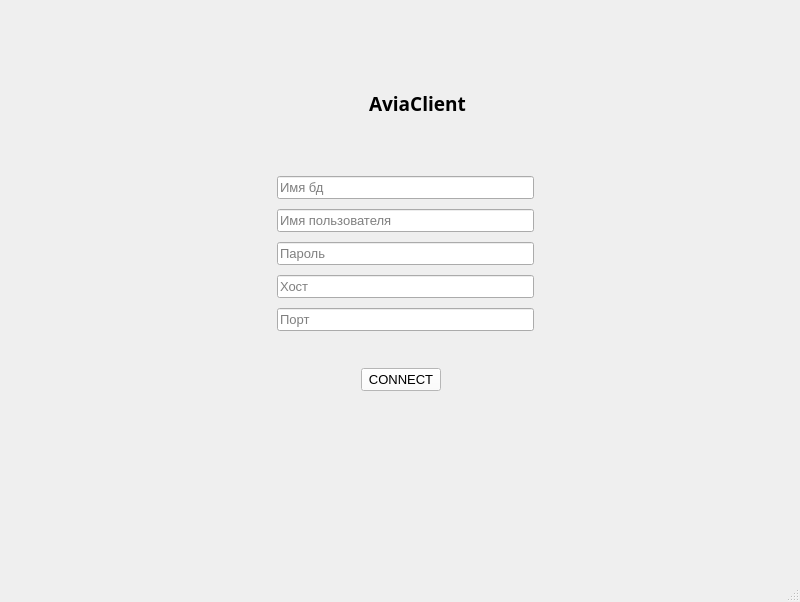
<?xml version="1.0" encoding="UTF-8"?>
<ui version="4.0">
 <class>MainWindow</class>
 <widget class="QMainWindow" name="MainWindow">
  <property name="geometry">
   <rect>
    <x>0</x>
    <y>0</y>
    <width>800</width>
    <height>602</height>
   </rect>
  </property>
  <property name="windowTitle">
   <string>MainWindow</string>
  </property>
  <property name="windowIcon">
   <iconset>
    <normaloff>plane.png</normaloff>plane.png</iconset>
  </property>
  <widget class="QWidget" name="centralwidget">
   <widget class="QWidget" name="horizontalLayoutWidget">
    <property name="geometry">
     <rect>
      <x>0</x>
      <y>150</y>
      <width>801</width>
      <height>181</height>
     </rect>
    </property>
    <layout class="QHBoxLayout" name="horizontalLayout">
     <item>
      <spacer name="horizontalSpacer">
       <property name="orientation">
        <enum>Qt::Horizontal</enum>
       </property>
       <property name="sizeHint" stdset="0">
        <size>
         <width>40</width>
         <height>20</height>
        </size>
       </property>
      </spacer>
     </item>
     <item>
      <layout class="QVBoxLayout" name="verticalLayout">
       <item>
        <layout class="QFormLayout" name="formLayout">
         <property name="labelAlignment">
          <set>Qt::AlignRight|Qt::AlignTrailing|Qt::AlignVCenter</set>
         </property>
         <property name="formAlignment">
          <set>Qt::AlignHCenter|Qt::AlignTop</set>
         </property>
         <property name="horizontalSpacing">
          <number>10</number>
         </property>
         <property name="verticalSpacing">
          <number>10</number>
         </property>
         <item row="1" column="1">
          <widget class="QLineEdit" name="lineEdit">
           <property name="font">
            <font>
             <family>Segoe UI</family>
             <pointsize>10</pointsize>
            </font>
           </property>
           <property name="placeholderText">
            <string>Имя бд</string>
           </property>
          </widget>
         </item>
         <item row="2" column="1">
          <widget class="QLineEdit" name="lineEdit_2">
           <property name="font">
            <font>
             <family>Segoe UI</family>
             <pointsize>10</pointsize>
            </font>
           </property>
           <property name="placeholderText">
            <string>Имя пользователя</string>
           </property>
          </widget>
         </item>
         <item row="3" column="1">
          <widget class="QLineEdit" name="lineEdit_3">
           <property name="font">
            <font>
             <family>Segoe UI</family>
             <pointsize>10</pointsize>
            </font>
           </property>
           <property name="placeholderText">
            <string>Пароль</string>
           </property>
          </widget>
         </item>
         <item row="4" column="1">
          <widget class="QLineEdit" name="lineEdit_4">
           <property name="font">
            <font>
             <family>Segoe UI</family>
             <pointsize>10</pointsize>
            </font>
           </property>
           <property name="placeholderText">
            <string>Хост</string>
           </property>
          </widget>
         </item>
         <item row="5" column="1">
          <widget class="QLineEdit" name="lineEdit_5">
           <property name="font">
            <font>
             <family>Segoe UI</family>
             <pointsize>10</pointsize>
            </font>
           </property>
           <property name="placeholderText">
            <string>Порт</string>
           </property>
          </widget>
         </item>
         <item row="0" column="1">
          <spacer name="verticalSpacer">
           <property name="orientation">
            <enum>Qt::Vertical</enum>
           </property>
           <property name="sizeHint" stdset="0">
            <size>
             <width>20</width>
             <height>40</height>
            </size>
           </property>
          </spacer>
         </item>
        </layout>
       </item>
      </layout>
     </item>
     <item>
      <spacer name="horizontalSpacer_2">
       <property name="orientation">
        <enum>Qt::Horizontal</enum>
       </property>
       <property name="sizeHint" stdset="0">
        <size>
         <width>40</width>
         <height>20</height>
        </size>
       </property>
      </spacer>
     </item>
    </layout>
   </widget>
   <widget class="QWidget" name="horizontalLayoutWidget_2">
    <property name="geometry">
     <rect>
      <x>0</x>
      <y>340</y>
      <width>801</width>
      <height>80</height>
     </rect>
    </property>
    <layout class="QHBoxLayout" name="horizontalLayout_2">
     <item>
      <spacer name="horizontalSpacer_3">
       <property name="orientation">
        <enum>Qt::Horizontal</enum>
       </property>
       <property name="sizeHint" stdset="0">
        <size>
         <width>40</width>
         <height>20</height>
        </size>
       </property>
      </spacer>
     </item>
     <item>
      <widget class="QPushButton" name="pushButton">
       <property name="palette">
        <palette>
         <active>
          <colorrole role="WindowText">
           <brush brushstyle="SolidPattern">
            <color alpha="255">
             <red>0</red>
             <green>0</green>
             <blue>0</blue>
            </color>
           </brush>
          </colorrole>
          <colorrole role="Button">
           <brush brushstyle="SolidPattern">
            <color alpha="255">
             <red>255</red>
             <green>255</green>
             <blue>255</blue>
            </color>
           </brush>
          </colorrole>
          <colorrole role="Light">
           <brush brushstyle="SolidPattern">
            <color alpha="255">
             <red>255</red>
             <green>255</green>
             <blue>255</blue>
            </color>
           </brush>
          </colorrole>
          <colorrole role="Midlight">
           <brush brushstyle="SolidPattern">
            <color alpha="255">
             <red>255</red>
             <green>255</green>
             <blue>255</blue>
            </color>
           </brush>
          </colorrole>
          <colorrole role="Dark">
           <brush brushstyle="SolidPattern">
            <color alpha="255">
             <red>127</red>
             <green>127</green>
             <blue>127</blue>
            </color>
           </brush>
          </colorrole>
          <colorrole role="Mid">
           <brush brushstyle="SolidPattern">
            <color alpha="255">
             <red>170</red>
             <green>170</green>
             <blue>170</blue>
            </color>
           </brush>
          </colorrole>
          <colorrole role="Text">
           <brush brushstyle="SolidPattern">
            <color alpha="255">
             <red>0</red>
             <green>0</green>
             <blue>0</blue>
            </color>
           </brush>
          </colorrole>
          <colorrole role="BrightText">
           <brush brushstyle="SolidPattern">
            <color alpha="255">
             <red>255</red>
             <green>255</green>
             <blue>255</blue>
            </color>
           </brush>
          </colorrole>
          <colorrole role="ButtonText">
           <brush brushstyle="SolidPattern">
            <color alpha="255">
             <red>0</red>
             <green>0</green>
             <blue>0</blue>
            </color>
           </brush>
          </colorrole>
          <colorrole role="Base">
           <brush brushstyle="SolidPattern">
            <color alpha="255">
             <red>255</red>
             <green>255</green>
             <blue>255</blue>
            </color>
           </brush>
          </colorrole>
          <colorrole role="Window">
           <brush brushstyle="SolidPattern">
            <color alpha="255">
             <red>255</red>
             <green>255</green>
             <blue>255</blue>
            </color>
           </brush>
          </colorrole>
          <colorrole role="Shadow">
           <brush brushstyle="SolidPattern">
            <color alpha="255">
             <red>0</red>
             <green>0</green>
             <blue>0</blue>
            </color>
           </brush>
          </colorrole>
          <colorrole role="AlternateBase">
           <brush brushstyle="SolidPattern">
            <color alpha="255">
             <red>255</red>
             <green>255</green>
             <blue>255</blue>
            </color>
           </brush>
          </colorrole>
          <colorrole role="ToolTipBase">
           <brush brushstyle="SolidPattern">
            <color alpha="255">
             <red>255</red>
             <green>255</green>
             <blue>220</blue>
            </color>
           </brush>
          </colorrole>
          <colorrole role="ToolTipText">
           <brush brushstyle="SolidPattern">
            <color alpha="255">
             <red>0</red>
             <green>0</green>
             <blue>0</blue>
            </color>
           </brush>
          </colorrole>
         </active>
         <inactive>
          <colorrole role="WindowText">
           <brush brushstyle="SolidPattern">
            <color alpha="255">
             <red>0</red>
             <green>0</green>
             <blue>0</blue>
            </color>
           </brush>
          </colorrole>
          <colorrole role="Button">
           <brush brushstyle="SolidPattern">
            <color alpha="255">
             <red>255</red>
             <green>255</green>
             <blue>255</blue>
            </color>
           </brush>
          </colorrole>
          <colorrole role="Light">
           <brush brushstyle="SolidPattern">
            <color alpha="255">
             <red>255</red>
             <green>255</green>
             <blue>255</blue>
            </color>
           </brush>
          </colorrole>
          <colorrole role="Midlight">
           <brush brushstyle="SolidPattern">
            <color alpha="255">
             <red>255</red>
             <green>255</green>
             <blue>255</blue>
            </color>
           </brush>
          </colorrole>
          <colorrole role="Dark">
           <brush brushstyle="SolidPattern">
            <color alpha="255">
             <red>127</red>
             <green>127</green>
             <blue>127</blue>
            </color>
           </brush>
          </colorrole>
          <colorrole role="Mid">
           <brush brushstyle="SolidPattern">
            <color alpha="255">
             <red>170</red>
             <green>170</green>
             <blue>170</blue>
            </color>
           </brush>
          </colorrole>
          <colorrole role="Text">
           <brush brushstyle="SolidPattern">
            <color alpha="255">
             <red>0</red>
             <green>0</green>
             <blue>0</blue>
            </color>
           </brush>
          </colorrole>
          <colorrole role="BrightText">
           <brush brushstyle="SolidPattern">
            <color alpha="255">
             <red>255</red>
             <green>255</green>
             <blue>255</blue>
            </color>
           </brush>
          </colorrole>
          <colorrole role="ButtonText">
           <brush brushstyle="SolidPattern">
            <color alpha="255">
             <red>0</red>
             <green>0</green>
             <blue>0</blue>
            </color>
           </brush>
          </colorrole>
          <colorrole role="Base">
           <brush brushstyle="SolidPattern">
            <color alpha="255">
             <red>255</red>
             <green>255</green>
             <blue>255</blue>
            </color>
           </brush>
          </colorrole>
          <colorrole role="Window">
           <brush brushstyle="SolidPattern">
            <color alpha="255">
             <red>255</red>
             <green>255</green>
             <blue>255</blue>
            </color>
           </brush>
          </colorrole>
          <colorrole role="Shadow">
           <brush brushstyle="SolidPattern">
            <color alpha="255">
             <red>0</red>
             <green>0</green>
             <blue>0</blue>
            </color>
           </brush>
          </colorrole>
          <colorrole role="AlternateBase">
           <brush brushstyle="SolidPattern">
            <color alpha="255">
             <red>255</red>
             <green>255</green>
             <blue>255</blue>
            </color>
           </brush>
          </colorrole>
          <colorrole role="ToolTipBase">
           <brush brushstyle="SolidPattern">
            <color alpha="255">
             <red>255</red>
             <green>255</green>
             <blue>220</blue>
            </color>
           </brush>
          </colorrole>
          <colorrole role="ToolTipText">
           <brush brushstyle="SolidPattern">
            <color alpha="255">
             <red>0</red>
             <green>0</green>
             <blue>0</blue>
            </color>
           </brush>
          </colorrole>
         </inactive>
         <disabled>
          <colorrole role="WindowText">
           <brush brushstyle="SolidPattern">
            <color alpha="255">
             <red>127</red>
             <green>127</green>
             <blue>127</blue>
            </color>
           </brush>
          </colorrole>
          <colorrole role="Button">
           <brush brushstyle="SolidPattern">
            <color alpha="255">
             <red>255</red>
             <green>255</green>
             <blue>255</blue>
            </color>
           </brush>
          </colorrole>
          <colorrole role="Light">
           <brush brushstyle="SolidPattern">
            <color alpha="255">
             <red>255</red>
             <green>255</green>
             <blue>255</blue>
            </color>
           </brush>
          </colorrole>
          <colorrole role="Midlight">
           <brush brushstyle="SolidPattern">
            <color alpha="255">
             <red>255</red>
             <green>255</green>
             <blue>255</blue>
            </color>
           </brush>
          </colorrole>
          <colorrole role="Dark">
           <brush brushstyle="SolidPattern">
            <color alpha="255">
             <red>127</red>
             <green>127</green>
             <blue>127</blue>
            </color>
           </brush>
          </colorrole>
          <colorrole role="Mid">
           <brush brushstyle="SolidPattern">
            <color alpha="255">
             <red>170</red>
             <green>170</green>
             <blue>170</blue>
            </color>
           </brush>
          </colorrole>
          <colorrole role="Text">
           <brush brushstyle="SolidPattern">
            <color alpha="255">
             <red>127</red>
             <green>127</green>
             <blue>127</blue>
            </color>
           </brush>
          </colorrole>
          <colorrole role="BrightText">
           <brush brushstyle="SolidPattern">
            <color alpha="255">
             <red>255</red>
             <green>255</green>
             <blue>255</blue>
            </color>
           </brush>
          </colorrole>
          <colorrole role="ButtonText">
           <brush brushstyle="SolidPattern">
            <color alpha="255">
             <red>127</red>
             <green>127</green>
             <blue>127</blue>
            </color>
           </brush>
          </colorrole>
          <colorrole role="Base">
           <brush brushstyle="SolidPattern">
            <color alpha="255">
             <red>255</red>
             <green>255</green>
             <blue>255</blue>
            </color>
           </brush>
          </colorrole>
          <colorrole role="Window">
           <brush brushstyle="SolidPattern">
            <color alpha="255">
             <red>255</red>
             <green>255</green>
             <blue>255</blue>
            </color>
           </brush>
          </colorrole>
          <colorrole role="Shadow">
           <brush brushstyle="SolidPattern">
            <color alpha="255">
             <red>0</red>
             <green>0</green>
             <blue>0</blue>
            </color>
           </brush>
          </colorrole>
          <colorrole role="AlternateBase">
           <brush brushstyle="SolidPattern">
            <color alpha="255">
             <red>255</red>
             <green>255</green>
             <blue>255</blue>
            </color>
           </brush>
          </colorrole>
          <colorrole role="ToolTipBase">
           <brush brushstyle="SolidPattern">
            <color alpha="255">
             <red>255</red>
             <green>255</green>
             <blue>220</blue>
            </color>
           </brush>
          </colorrole>
          <colorrole role="ToolTipText">
           <brush brushstyle="SolidPattern">
            <color alpha="255">
             <red>0</red>
             <green>0</green>
             <blue>0</blue>
            </color>
           </brush>
          </colorrole>
         </disabled>
        </palette>
       </property>
       <property name="font">
        <font>
         <family>Segoe UI</family>
         <pointsize>10</pointsize>
        </font>
       </property>
       <property name="styleSheet">
        <string notr="true">QPushButton {
	botder-radius:5px;
}</string>
       </property>
       <property name="text">
        <string>CONNECT</string>
       </property>
      </widget>
     </item>
     <item>
      <spacer name="horizontalSpacer_4">
       <property name="orientation">
        <enum>Qt::Horizontal</enum>
       </property>
       <property name="sizeHint" stdset="0">
        <size>
         <width>40</width>
         <height>20</height>
        </size>
       </property>
      </spacer>
     </item>
    </layout>
   </widget>
   <widget class="QPushButton" name="pushButton_2">
    <property name="geometry">
     <rect>
      <x>319</x>
      <y>80</y>
      <width>51</width>
      <height>51</height>
     </rect>
    </property>
    <property name="text">
     <string/>
    </property>
    <property name="icon">
     <iconset>
      <normaloff>plane.png</normaloff>plane.png</iconset>
    </property>
    <property name="iconSize">
     <size>
      <width>30</width>
      <height>30</height>
     </size>
    </property>
    <property name="flat">
     <bool>true</bool>
    </property>
   </widget>
   <widget class="QLabel" name="label">
    <property name="geometry">
     <rect>
      <x>369</x>
      <y>95</y>
      <width>101</width>
      <height>16</height>
     </rect>
    </property>
    <property name="font">
     <font>
      <family>Segoe UI Semibold</family>
      <pointsize>14</pointsize>
      <weight>75</weight>
      <bold>true</bold>
     </font>
    </property>
    <property name="text">
     <string>AviaClient</string>
    </property>
   </widget>
  </widget>
  <widget class="QMenuBar" name="menubar">
   <property name="geometry">
    <rect>
     <x>0</x>
     <y>0</y>
     <width>800</width>
     <height>21</height>
    </rect>
   </property>
  </widget>
  <widget class="QStatusBar" name="statusbar"/>
 </widget>
 <resources/>
 <connections/>
</ui>
